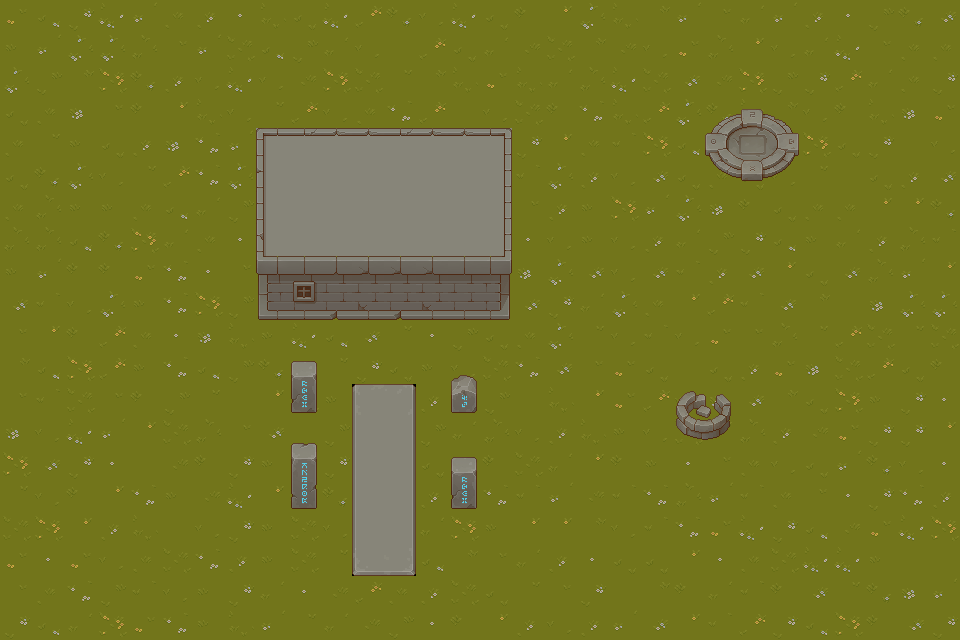

This is a level from a 2D game, rendered from its Tiled map with the project's own tilesets. A one-line summary and the complete map file follow:
An orthogonal 30x20 tile map with 32x32 px tiles, 4 tile layers (Ground, Ground-2, Buildings, inscriptions), 5 tilesets and 9 objects (6x collision, 2x Unit, Portal).

<map version="1.9" tiledversion="1.9.2" orientation="orthogonal" renderorder="left-up" width="30" height="20" tilewidth="32" tileheight="32" infinite="0" nextlayerid="11" nextobjectid="18">
 <properties>
  <property name="global_instance" type="bool" value="true" />
 </properties>
 <tileset firstgid="1" source="tilesets/grass.tsx" />
 <tileset firstgid="65" source="tilesets/walls.tsx" />
 <tileset firstgid="321" source="tilesets/structures.tsx" />
 <tileset firstgid="577" source="tilesets/stone-ground.tsx" />
 <tileset firstgid="641" source="tilesets/props.tsx" />
 <layer id="1" name="Ground" class="Ground" width="30" height="20">
  <data encoding="csv">
21,8,14,29,31,19,23,5,25,4,29,15,6,16,29,4,2,24,22,25,11,31,17,27,31,23,5,10,6,32,
9,31,22,22,18,17,31,26,8,10,27,16,1,15,4,27,28,26,11,28,16,21,18,24,16,27,29,17,19,19,
22,10,11,30,6,23,16,29,16,28,30,26,20,11,25,21,25,27,18,29,26,32,28,30,10,14,15,27,19,14,
4,19,13,17,2,24,25,16,20,15,12,19,7,15,1,16,26,2,7,25,15,22,6,29,11,12,2,25,13,21,
19,20,9,4,23,13,7,31,586,586,586,586,586,586,586,586,14,24,19,3,30,8,15,32,30,30,4,14,1,16,
4,6,22,16,20,15,7,22,586,586,586,586,586,586,586,586,3,22,23,12,32,4,19,4,16,20,1,4,23,32,
19,18,9,9,19,8,27,10,586,586,586,586,586,586,586,586,17,23,9,30,31,22,13,2,4,19,19,24,24,6,
18,18,8,6,30,27,19,5,586,586,586,586,586,586,586,586,5,16,9,12,23,27,10,14,8,9,27,23,18,3,
9,31,2,2,21,7,5,17,26,32,11,25,6,14,3,8,13,22,32,12,32,3,23,32,24,4,32,18,31,24,
32,3,12,22,9,7,30,10,17,18,11,6,14,10,22,19,32,14,27,22,19,24,15,3,32,11,1,13,22,22,
17,24,2,15,19,5,13,25,9,29,8,32,20,5,10,4,19,22,20,16,3,12,21,17,18,20,15,26,20,26,
11,8,30,15,9,7,8,10,6,12,20,14,4,9,12,26,7,32,17,21,4,1,4,23,21,13,26,15,4,2,
17,3,26,17,2,10,20,1,24,30,9,577,579,23,27,10,1,25,24,21,15,16,13,32,11,4,30,9,14,5,
13,12,29,31,24,26,18,17,32,1,10,585,587,10,27,18,12,23,25,9,16,26,24,18,23,28,21,14,14,24,
30,32,14,5,1,28,2,14,9,7,14,585,587,4,32,2,26,27,24,2,9,5,17,19,16,4,31,6,12,5,
20,16,2,24,7,9,28,29,24,29,6,585,587,23,21,7,3,31,28,3,7,18,31,3,19,17,5,14,7,23,
26,30,24,23,25,1,12,14,9,26,16,585,587,27,30,9,24,24,11,16,3,7,21,29,14,8,28,21,29,30,
21,5,21,16,19,26,7,23,9,26,20,593,595,8,11,17,27,23,5,4,4,24,5,19,26,29,29,9,1,1,
17,19,7,10,3,16,9,14,27,5,28,15,19,23,26,4,20,17,14,1,11,2,27,3,2,32,20,6,13,31,
14,8,27,30,21,7,9,25,31,20,27,28,10,5,2,24,23,12,23,31,32,24,3,15,14,8,30,2,32,14
</data>
 </layer>
 <layer id="9" name="Ground-2" class="Ground" width="30" height="20">
  <data encoding="csv">
0,0,0,0,0,0,0,0,0,0,0,0,0,0,0,0,0,0,0,0,0,0,0,0,0,0,0,0,0,0,
0,0,0,0,0,0,0,0,0,0,0,0,0,0,0,0,0,0,0,0,0,0,0,0,0,0,0,0,0,0,
0,0,0,0,0,0,0,0,0,0,0,0,0,0,0,0,0,0,0,0,0,0,0,0,0,0,0,0,0,0,
0,0,0,0,0,0,0,0,0,0,0,0,0,0,0,0,0,0,0,0,0,0,0,0,0,0,0,0,0,0,
0,0,0,0,0,0,0,0,109,95,94,94,95,94,94,110,0,0,0,0,0,0,0,0,0,0,0,0,0,0,
0,0,0,0,0,0,0,0,90,0,0,0,0,0,0,100,0,0,0,0,0,0,0,0,0,0,0,0,0,0,
0,0,0,0,0,0,0,0,98,0,0,0,0,0,0,100,0,0,0,0,0,0,0,0,0,0,0,0,0,0,
0,0,0,0,0,0,0,0,106,0,0,0,0,0,0,100,0,0,0,0,0,0,0,0,0,0,0,0,0,0,
0,0,0,0,0,0,0,0,0,0,0,0,0,0,0,0,0,0,0,0,0,0,0,0,0,0,0,0,0,0,
0,0,0,0,0,0,0,0,0,0,0,0,0,0,0,0,0,0,0,0,0,0,0,0,0,0,0,0,0,0,
0,0,0,0,0,0,0,0,0,0,0,0,0,0,0,0,0,0,0,0,0,0,0,0,0,0,0,0,0,0,
0,0,0,0,0,0,0,0,0,0,0,0,0,0,0,0,0,0,0,0,0,0,0,0,0,0,0,0,0,0,
0,0,0,0,0,0,0,0,0,0,0,0,0,0,0,0,0,0,0,0,0,0,0,0,0,0,0,0,0,0,
0,0,0,0,0,0,0,0,0,0,0,0,0,0,0,0,0,0,0,0,0,0,0,0,0,0,0,0,0,0,
0,0,0,0,0,0,0,0,0,0,0,0,0,0,0,0,0,0,0,0,0,0,0,0,0,0,0,0,0,0,
0,0,0,0,0,0,0,0,0,0,0,0,0,0,0,0,0,0,0,0,0,0,0,0,0,0,0,0,0,0,
0,0,0,0,0,0,0,0,0,0,0,0,0,0,0,0,0,0,0,0,0,0,0,0,0,0,0,0,0,0,
0,0,0,0,0,0,0,0,0,0,0,0,0,0,0,0,0,0,0,0,0,0,0,0,0,0,0,0,0,0,
0,0,0,0,0,0,0,0,0,0,0,0,0,0,0,0,0,0,0,0,0,0,0,0,0,0,0,0,0,0,
0,0,0,0,0,0,0,0,0,0,0,0,0,0,0,0,0,0,0,0,0,0,0,0,0,0,0,0,0,0
</data>
 </layer>
 <layer id="2" name="Buildings" width="30" height="20">
  <data encoding="csv">
0,0,0,0,0,0,0,0,0,0,0,0,0,0,0,0,0,0,0,0,0,0,0,0,0,0,0,0,0,0,
0,0,0,0,0,0,0,0,0,0,0,0,0,0,0,0,0,0,0,0,0,0,0,0,0,0,0,0,0,0,
0,0,0,0,0,0,0,0,0,0,0,0,0,0,0,0,0,0,0,0,0,0,0,0,0,0,0,0,0,0,
0,0,0,0,0,0,0,0,0,0,0,0,0,0,0,0,0,0,0,0,0,0,780,781,782,0,0,0,0,0,
0,0,0,0,0,0,0,0,0,0,0,0,0,0,0,0,0,0,0,0,0,0,796,797,798,0,0,0,0,0,
0,0,0,0,0,0,0,0,0,0,0,0,0,0,0,0,0,0,0,0,0,0,812,813,814,0,0,0,0,0,
0,0,0,0,0,0,0,0,0,0,0,0,0,0,0,0,0,0,0,0,0,0,0,0,0,0,0,0,0,0,
0,0,0,0,0,0,0,0,0,0,0,0,0,0,0,0,0,0,0,0,0,0,0,0,0,0,0,0,0,0,
0,0,0,0,0,0,0,0,114,167,163,164,164,164,115,116,0,0,0,0,0,0,0,0,0,0,0,0,0,0,
0,0,0,0,0,0,0,0,130,183,179,180,179,180,131,132,0,0,0,0,0,0,0,0,0,0,0,0,0,0,
0,0,0,0,0,0,0,0,0,0,0,0,0,0,0,0,0,0,0,0,0,0,0,0,0,0,0,0,0,0,
0,0,0,0,0,0,0,0,0,648,0,0,0,0,728,0,0,0,0,0,0,0,0,0,0,0,0,0,0,0,
0,0,0,0,0,0,0,0,0,664,0,0,0,0,744,0,0,0,0,0,0,830,831,0,0,0,0,0,0,0,
0,0,0,0,0,0,0,0,0,680,0,0,0,0,0,0,0,0,0,0,0,846,847,0,0,0,0,0,0,0,
0,0,0,0,0,0,0,0,0,696,0,0,0,0,648,0,0,0,0,0,0,0,0,0,0,0,0,0,0,0,
0,0,0,0,0,0,0,0,0,712,0,0,0,0,664,0,0,0,0,0,0,0,0,0,0,0,0,0,0,0,
0,0,0,0,0,0,0,0,0,0,0,0,0,0,0,0,0,0,0,0,0,0,0,0,0,0,0,0,0,0,
0,0,0,0,0,0,0,0,0,0,0,0,0,0,0,0,0,0,0,0,0,0,0,0,0,0,0,0,0,0,
0,0,0,0,0,0,0,0,0,0,0,0,0,0,0,0,0,0,0,0,0,0,0,0,0,0,0,0,0,0,
0,0,0,0,0,0,0,0,0,0,0,0,0,0,0,0,0,0,0,0,0,0,0,0,0,0,0,0,0,0
</data>
 </layer>
 <layer id="8" name="inscriptions" width="30" height="20">
  <data encoding="csv">
0,0,0,0,0,0,0,0,0,0,0,0,0,0,0,0,0,0,0,0,0,0,0,0,0,0,0,0,0,0,
0,0,0,0,0,0,0,0,0,0,0,0,0,0,0,0,0,0,0,0,0,0,0,0,0,0,0,0,0,0,
0,0,0,0,0,0,0,0,0,0,0,0,0,0,0,0,0,0,0,0,0,0,0,0,0,0,0,0,0,0,
0,0,0,0,0,0,0,0,0,0,0,0,0,0,0,0,0,0,0,0,0,0,0,0,0,0,0,0,0,0,
0,0,0,0,0,0,0,0,0,0,0,0,0,0,0,0,0,0,0,0,0,0,0,0,0,0,0,0,0,0,
0,0,0,0,0,0,0,0,0,0,0,0,0,0,0,0,0,0,0,0,0,0,0,0,0,0,0,0,0,0,
0,0,0,0,0,0,0,0,0,0,0,0,0,0,0,0,0,0,0,0,0,0,0,0,0,0,0,0,0,0,
0,0,0,0,0,0,0,0,0,0,0,0,0,0,0,0,0,0,0,0,0,0,0,0,0,0,0,0,0,0,
0,0,0,0,0,0,0,0,0,0,0,0,0,0,0,0,0,0,0,0,0,0,0,0,0,0,0,0,0,0,
0,0,0,0,0,0,0,0,0,0,0,0,0,0,0,0,0,0,0,0,0,0,0,0,0,0,0,0,0,0,
0,0,0,0,0,0,0,0,0,0,0,0,0,0,0,0,0,0,0,0,0,0,0,0,0,0,0,0,0,0,
0,0,0,0,0,0,0,0,0,649,0,0,0,0,729,0,0,0,0,0,0,0,0,0,0,0,0,0,0,0,
0,0,0,0,0,0,0,0,0,665,0,0,0,0,745,0,0,0,0,0,0,0,0,0,0,0,0,0,0,0,
0,0,0,0,0,0,0,0,0,0,0,0,0,0,0,0,0,0,0,0,0,0,0,0,0,0,0,0,0,0,
0,0,0,0,0,0,0,0,0,697,0,0,0,0,649,0,0,0,0,0,0,0,0,0,0,0,0,0,0,0,
0,0,0,0,0,0,0,0,0,713,0,0,0,0,665,0,0,0,0,0,0,0,0,0,0,0,0,0,0,0,
0,0,0,0,0,0,0,0,0,0,0,0,0,0,0,0,0,0,0,0,0,0,0,0,0,0,0,0,0,0,
0,0,0,0,0,0,0,0,0,0,0,0,0,0,0,0,0,0,0,0,0,0,0,0,0,0,0,0,0,0,
0,0,0,0,0,0,0,0,0,0,0,0,0,0,0,0,0,0,0,0,0,0,0,0,0,0,0,0,0,0,
0,0,0,0,0,0,0,0,0,0,0,0,0,0,0,0,0,0,0,0,0,0,0,0,0,0,0,0,0,0
</data>
 </layer>
 <objectgroup id="4" name="collision" class="collision">
  <object id="1" class="collision" x="257.366" y="128.783" width="254.022" height="189.696" />
  <object id="3" class="collision" x="448.453" y="386.479" width="29.2657" height="27.5442" />
  <object id="4" class="collision" x="292.657" y="387.34" width="24.9619" height="27.5442" />
  <object id="5" class="collision" x="291.796" y="481.162" width="24.9619" height="27.5442" />
  <object id="6" class="collision" x="451.036" y="481.162" width="24.1011" height="25.8226" />
  <object id="10" class="collision" x="671.971" y="381.896" width="57.6706" height="59.3921" />
 </objectgroup>
 <objectgroup id="6" name="objects">
  <object id="14" name="Mob" class="Unit" x="667.928" y="165.45">
   <properties>
    <property name="script" value="follower" />
   </properties>
   <point />
  </object>
  <object id="15" name="Friendly Mob" class="Unit" x="384.401" y="458.746">
   <properties>
    <property name="friendly" type="bool" value="true" />
   </properties>
   <point />
  </object>
  <object id="17" name="Portal to Instance" class="Portal" x="749.333" y="142">
   <properties>
    <property name="map" value="start-2.tmx" />
    <property name="x" type="float" value="500" />
    <property name="y" type="float" value="300" />
   </properties>
   <point />
  </object>
 </objectgroup>
</map>
